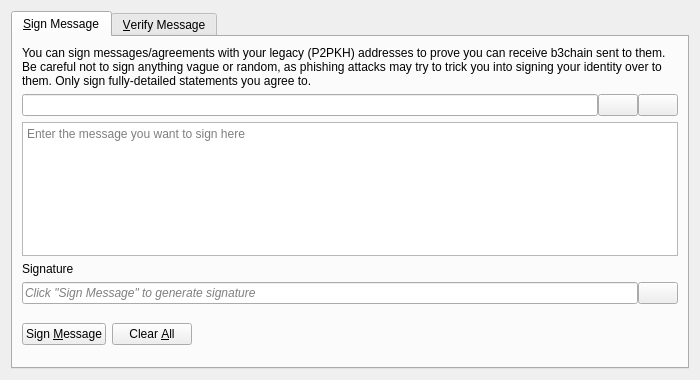
<?xml version="1.0" encoding="UTF-8"?>
<ui version="4.0">
 <class>SignVerifyMessageDialog</class>
 <widget class="QDialog" name="SignVerifyMessageDialog">
  <property name="geometry">
   <rect>
    <x>0</x>
    <y>0</y>
    <width>700</width>
    <height>380</height>
   </rect>
  </property>
  <property name="windowTitle">
   <string>Signatures - Sign / Verify a Message</string>
  </property>
  <property name="modal">
   <bool>true</bool>
  </property>
  <layout class="QVBoxLayout" name="verticalLayout">
   <item>
    <widget class="QTabWidget" name="tabWidget">
     <property name="currentIndex">
      <number>0</number>
     </property>
     <widget class="QWidget" name="tabSignMessage">
      <attribute name="title">
       <string>&amp;Sign Message</string>
      </attribute>
      <layout class="QVBoxLayout" name="verticalLayout_SM">
       <item>
        <widget class="QLabel" name="infoLabel_SM">
         <property name="text">
          <string>You can sign messages/agreements with your legacy (P2PKH) addresses to prove you can receive b3chain sent to them. Be careful not to sign anything vague or random, as phishing attacks may try to trick you into signing your identity over to them. Only sign fully-detailed statements you agree to.</string>
         </property>
         <property name="textFormat">
          <enum>Qt::PlainText</enum>
         </property>
         <property name="wordWrap">
          <bool>true</bool>
         </property>
        </widget>
       </item>
       <item>
        <layout class="QHBoxLayout" name="horizontalLayout_1_SM">
         <property name="spacing">
          <number>0</number>
         </property>
         <item>
          <widget class="QValidatedLineEdit" name="addressIn_SM">
           <property name="toolTip">
            <string>The B3Chain address to sign the message with</string>
           </property>
          </widget>
         </item>
         <item>
          <widget class="QPushButton" name="addressBookButton_SM">
           <property name="toolTip">
            <string>Choose previously used address</string>
           </property>
           <property name="text">
            <string/>
           </property>
           <property name="icon">
            <iconset resource="../bitcoin.qrc">
             <normaloff>:/icons/address-book</normaloff>:/icons/address-book</iconset>
           </property>
           <property name="shortcut">
            <string>Alt+A</string>
           </property>
           <property name="autoDefault">
            <bool>false</bool>
           </property>
          </widget>
         </item>
         <item>
          <widget class="QPushButton" name="pasteButton_SM">
           <property name="toolTip">
            <string>Paste address from clipboard</string>
           </property>
           <property name="text">
            <string/>
           </property>
           <property name="icon">
            <iconset resource="../bitcoin.qrc">
             <normaloff>:/icons/editpaste</normaloff>:/icons/editpaste</iconset>
           </property>
           <property name="shortcut">
            <string>Alt+P</string>
           </property>
           <property name="autoDefault">
            <bool>false</bool>
           </property>
          </widget>
         </item>
        </layout>
       </item>
       <item>
        <widget class="QPlainTextEdit" name="messageIn_SM">
         <property name="toolTip">
          <string>Enter the message you want to sign here</string>
         </property>
         <property name="placeholderText">
          <string>Enter the message you want to sign here</string>
         </property>
        </widget>
       </item>
       <item>
        <widget class="QLabel" name="signatureLabel_SM">
         <property name="text">
          <string>Signature</string>
         </property>
         <property name="textFormat">
          <enum>Qt::PlainText</enum>
         </property>
        </widget>
       </item>
       <item>
        <layout class="QHBoxLayout" name="horizontalLayout_2_SM">
         <property name="spacing">
          <number>0</number>
         </property>
         <item>
          <widget class="QLineEdit" name="signatureOut_SM">
           <property name="placeholderText">
            <string>Click "Sign Message" to generate signature</string>
           </property>
           <property name="font">
            <font>
             <italic>true</italic>
            </font>
           </property>
           <property name="readOnly">
            <bool>true</bool>
           </property>
          </widget>
         </item>
         <item>
          <widget class="QPushButton" name="copySignatureButton_SM">
           <property name="toolTip">
            <string>Copy the current signature to the clipboard</string>
           </property>
           <property name="text">
            <string/>
           </property>
           <property name="icon">
            <iconset resource="../bitcoin.qrc">
             <normaloff>:/icons/editcopy</normaloff>:/icons/editcopy</iconset>
           </property>
           <property name="autoDefault">
            <bool>false</bool>
           </property>
          </widget>
         </item>
        </layout>
       </item>
       <item>
        <layout class="QHBoxLayout" name="horizontalLayout_3_SM">
         <item>
          <widget class="QPushButton" name="signMessageButton_SM">
           <property name="toolTip">
            <string>Sign the message to prove you own this B3Chain address</string>
           </property>
           <property name="text">
            <string>Sign &amp;Message</string>
           </property>
           <property name="icon">
            <iconset resource="../bitcoin.qrc">
             <normaloff>:/icons/edit</normaloff>:/icons/edit</iconset>
           </property>
           <property name="autoDefault">
            <bool>false</bool>
           </property>
          </widget>
         </item>
         <item>
          <widget class="QPushButton" name="clearButton_SM">
           <property name="toolTip">
            <string>Reset all sign message fields</string>
           </property>
           <property name="text">
            <string>Clear &amp;All</string>
           </property>
           <property name="icon">
            <iconset resource="../bitcoin.qrc">
             <normaloff>:/icons/remove</normaloff>:/icons/remove</iconset>
           </property>
           <property name="autoDefault">
            <bool>false</bool>
           </property>
          </widget>
         </item>
         <item>
          <spacer name="horizontalSpacer_1_SM">
           <property name="orientation">
            <enum>Qt::Horizontal</enum>
           </property>
           <property name="sizeHint" stdset="0">
            <size>
             <width>40</width>
             <height>48</height>
            </size>
           </property>
          </spacer>
         </item>
         <item>
          <widget class="QLabel" name="statusLabel_SM">
           <property name="font">
            <font>
             <weight>75</weight>
             <bold>true</bold>
            </font>
           </property>
           <property name="text">
            <string/>
           </property>
           <property name="wordWrap">
            <bool>true</bool>
           </property>
          </widget>
         </item>
         <item>
          <spacer name="horizontalSpacer_2_SM">
           <property name="orientation">
            <enum>Qt::Horizontal</enum>
           </property>
           <property name="sizeHint" stdset="0">
            <size>
             <width>40</width>
             <height>48</height>
            </size>
           </property>
          </spacer>
         </item>
        </layout>
       </item>
      </layout>
     </widget>
     <widget class="QWidget" name="tabVerifyMessage">
      <attribute name="title">
       <string>&amp;Verify Message</string>
      </attribute>
      <layout class="QVBoxLayout" name="verticalLayout_VM">
       <item>
        <widget class="QLabel" name="infoLabel_VM">
         <property name="text">
          <string>Enter the receiver's address, message (ensure you copy line breaks, spaces, tabs, etc. exactly) and signature below to verify the message. Be careful not to read more into the signature than what is in the signed message itself, to avoid being tricked by a man-in-the-middle attack. Note that this only proves the signing party receives with the address, it cannot prove sendership of any transaction!</string>
         </property>
         <property name="textFormat">
          <enum>Qt::PlainText</enum>
         </property>
         <property name="alignment">
          <set>Qt::AlignLeading|Qt::AlignLeft|Qt::AlignTop</set>
         </property>
         <property name="wordWrap">
          <bool>true</bool>
         </property>
        </widget>
       </item>
       <item>
        <layout class="QHBoxLayout" name="horizontalLayout_1_VM">
         <property name="spacing">
          <number>0</number>
         </property>
         <item>
          <widget class="QValidatedLineEdit" name="addressIn_VM">
           <property name="toolTip">
            <string>The B3Chain address the message was signed with</string>
           </property>
          </widget>
         </item>
         <item>
          <widget class="QPushButton" name="addressBookButton_VM">
           <property name="toolTip">
            <string>Choose previously used address</string>
           </property>
           <property name="text">
            <string/>
           </property>
           <property name="icon">
            <iconset resource="../bitcoin.qrc">
             <normaloff>:/icons/address-book</normaloff>:/icons/address-book</iconset>
           </property>
           <property name="shortcut">
            <string>Alt+A</string>
           </property>
           <property name="autoDefault">
            <bool>false</bool>
           </property>
          </widget>
         </item>
        </layout>
       </item>
       <item>
        <widget class="QPlainTextEdit" name="messageIn_VM">
          <property name="toolTip">
            <string>The signed message to verify</string>
          </property>
          <property name="placeholderText">
            <string>The signed message to verify</string>
          </property>
        </widget>
       </item>
       <item>
        <widget class="QValidatedLineEdit" name="signatureIn_VM">
          <property name="toolTip">
            <string>The signature given when the message was signed</string>
          </property>
          <property name="placeholderText">
            <string>The signature given when the message was signed</string>
          </property>
        </widget>
       </item>
       <item>
        <layout class="QHBoxLayout" name="horizontalLayout_2_VM">
         <item>
          <widget class="QPushButton" name="verifyMessageButton_VM">
           <property name="toolTip">
            <string>Verify the message to ensure it was signed with the specified B3Chain address</string>
           </property>
           <property name="text">
            <string>Verify &amp;Message</string>
           </property>
           <property name="icon">
            <iconset resource="../bitcoin.qrc">
             <normaloff>:/icons/transaction_0</normaloff>:/icons/transaction_0</iconset>
           </property>
           <property name="autoDefault">
            <bool>false</bool>
           </property>
          </widget>
         </item>
         <item>
          <widget class="QPushButton" name="clearButton_VM">
           <property name="toolTip">
            <string>Reset all verify message fields</string>
           </property>
           <property name="text">
            <string>Clear &amp;All</string>
           </property>
           <property name="icon">
            <iconset resource="../bitcoin.qrc">
             <normaloff>:/icons/remove</normaloff>:/icons/remove</iconset>
           </property>
           <property name="autoDefault">
            <bool>false</bool>
           </property>
          </widget>
         </item>
         <item>
          <spacer name="horizontalSpacer_1_VM">
           <property name="orientation">
            <enum>Qt::Horizontal</enum>
           </property>
           <property name="sizeHint" stdset="0">
            <size>
             <width>40</width>
             <height>48</height>
            </size>
           </property>
          </spacer>
         </item>
         <item>
          <widget class="QLabel" name="statusLabel_VM">
           <property name="font">
            <font>
             <weight>75</weight>
             <bold>true</bold>
            </font>
           </property>
           <property name="text">
            <string/>
           </property>
           <property name="wordWrap">
            <bool>true</bool>
           </property>
          </widget>
         </item>
         <item>
          <spacer name="horizontalSpacer_2_VM">
           <property name="orientation">
            <enum>Qt::Horizontal</enum>
           </property>
           <property name="sizeHint" stdset="0">
            <size>
             <width>40</width>
             <height>48</height>
            </size>
           </property>
          </spacer>
         </item>
        </layout>
       </item>
      </layout>
     </widget>
    </widget>
   </item>
  </layout>
 </widget>
 <customwidgets>
  <customwidget>
   <class>QValidatedLineEdit</class>
   <extends>QLineEdit</extends>
   <header>qt/qvalidatedlineedit.h</header>
  </customwidget>
 </customwidgets>
 <resources>
  <include location="../bitcoin.qrc"/>
 </resources>
 <connections/>
</ui>
